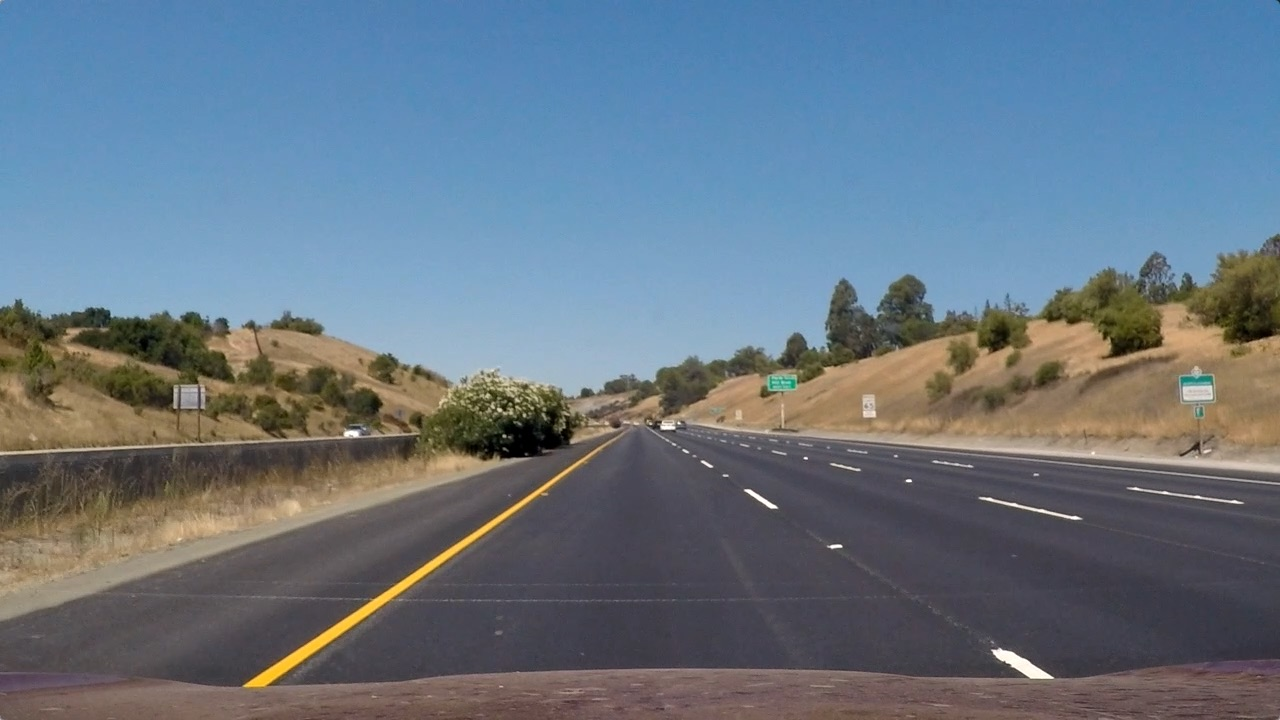
#> input picture test_images/straight_lines1.jpg, 1280 x 720 px
$ python -i image_transform_utils.py   (imports and definitions only)   (older library calls are emulated)
#> lines starting #> are read from the running program, lines starting #| are printed output that depends on the picture; after the words box and inside, x2 and y2 are one past the last pixel; in counts of white or black regions, pixels touching at a corner belong together
import matplotlib.image as mpimg
import numpy as np
import cv2
import matplotlib.pyplot as plt


# [80 lines left out: functions sobel_xy, mag_thresh, dir_thresh, region_of_interest, gradient_combine, not called in this run]


def filter_colors_hls(rgb_img, keep_yellow = True, keep_white = True):
  """
  Only keep the white and yellow color in HLS color space
  """
#> called with keep_yellow = True, keep_white = True
  converted_img = cv2.cvtColor(rgb_img, cv2.COLOR_RGB2HLS)
#> converted_img: shape (720, 1280, 3); mean of channels 0, 1, 2 85.5, 117, 67
  mask = np.zeros(rgb_img.shape[:2], dtype=np.uint8)

  if keep_yellow:
    yellow_dark = np.array([ 20, 120, 30])
    yellow_light = np.array([ 40,255,255])
    yellow_mask = cv2.inRange(converted_img, yellow_dark, yellow_light)
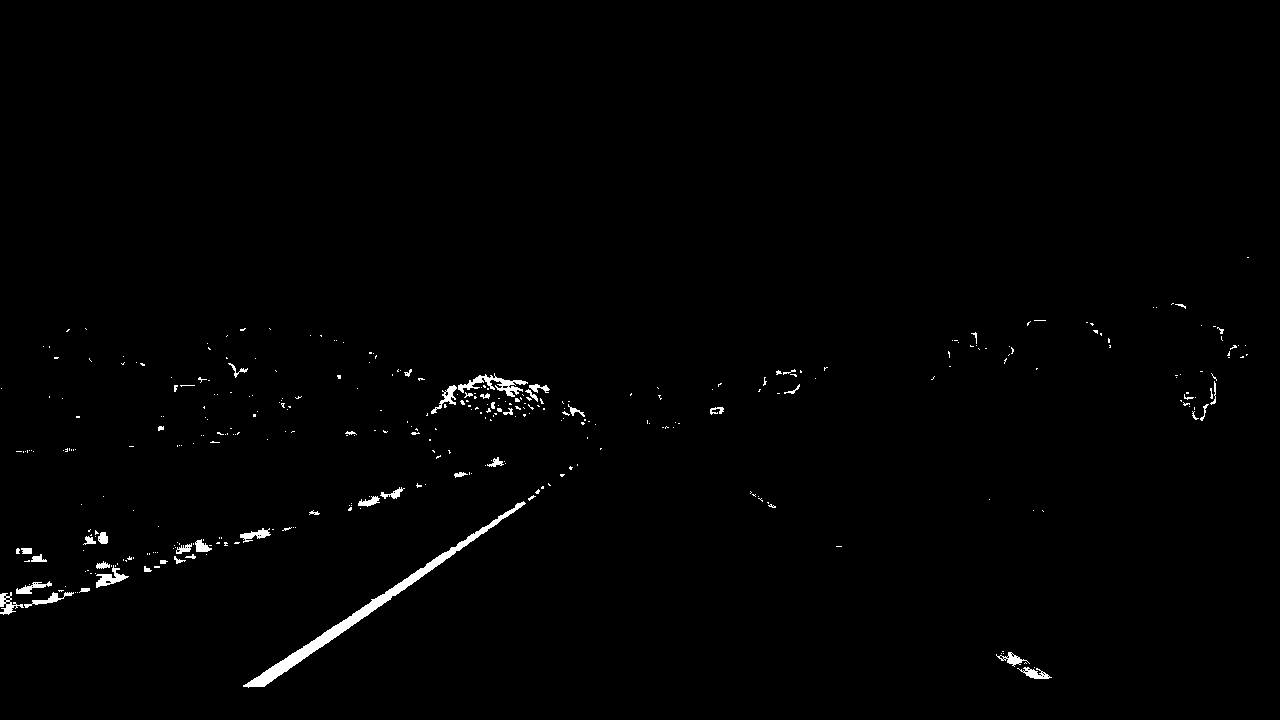
#> yellow_mask: shape (720, 1280); 0.9% white; 361 white regions (310 under 20 px), largest, box (x1, y1, x2, y2) and area: (243, 501, 526, 688) 2761, (458, 373, 528, 397) 547, (96, 565, 129, 588) 285
    mask = mask | yellow_mask

  if keep_white:
    white_dark = np.array([  0, 200, 0])
    white_light = np.array([255,255,255])
    white_mask = cv2.inRange(converted_img, white_dark, white_light)
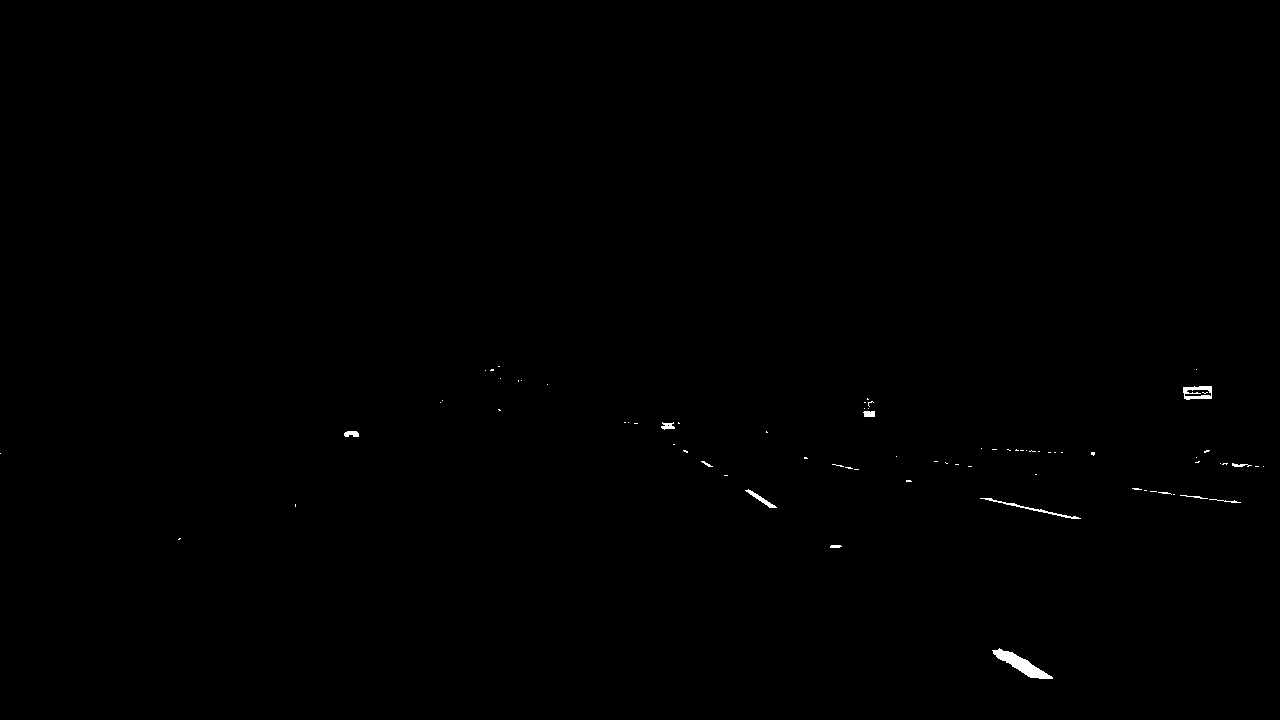
#> white_mask: shape (720, 1280); 0.21% white; 75 white regions (62 under 20 px), largest, box (x1, y1, x2, y2) and area: (992, 648, 1053, 679) 642, (1183, 386, 1212, 400) 249, (980, 498, 1081, 519) 213
    mask = mask | white_mask
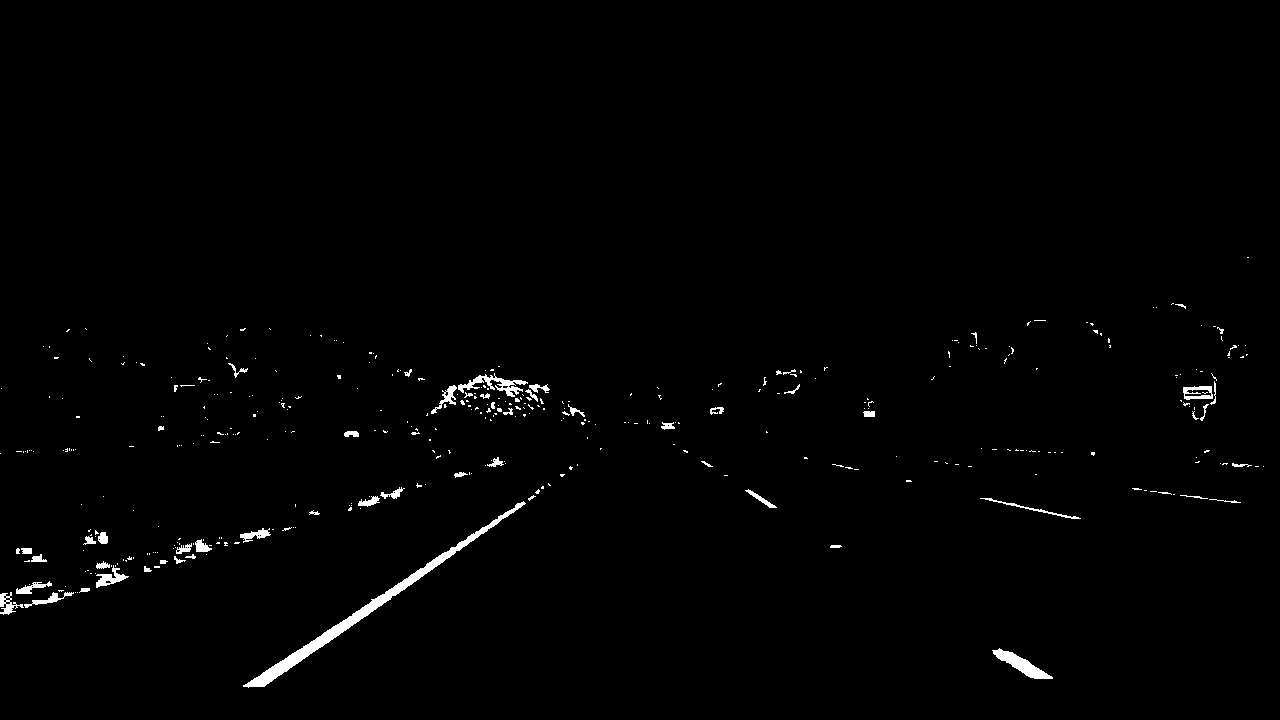
#> mask: shape (720, 1280); 1.1% white; 401 white regions (342 under 20 px), largest, box (x1, y1, x2, y2) and area: (243, 501, 526, 688) 2761, (992, 648, 1053, 679) 649, (458, 373, 528, 397) 547

  return cv2.bitwise_and(converted_img, converted_img, mask = mask)


# [41 lines left out: functions filter_colors_hsv, filter_colors_rgb, not called in this run]

>>> import cv2
>>> picture = cv2.cvtColor(cv2.imread('test_images/straight_lines1.jpg'), cv2.COLOR_BGR2RGB)
>>> result = filter_colors_hls(picture)

$ run again, on test_images/straight_lines2.jpg
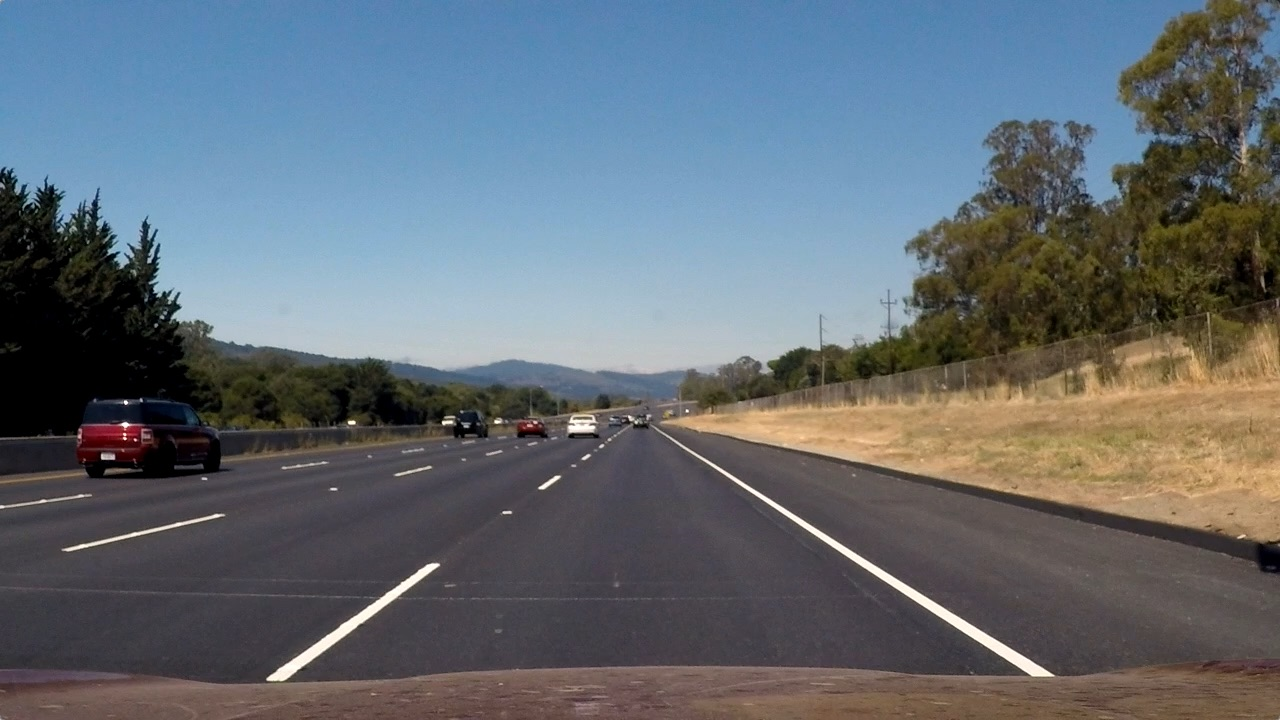
#> input picture test_images/straight_lines2.jpg, 1280 x 720 px
#> converted_img: shape (720, 1280, 3); mean of channels 0, 1, 2 81.7, 107, 62.5
#> in filter_colors_hls, `yellow_mask = cv2.inRange(converted_img, yellow_dark, yellow_light)`:
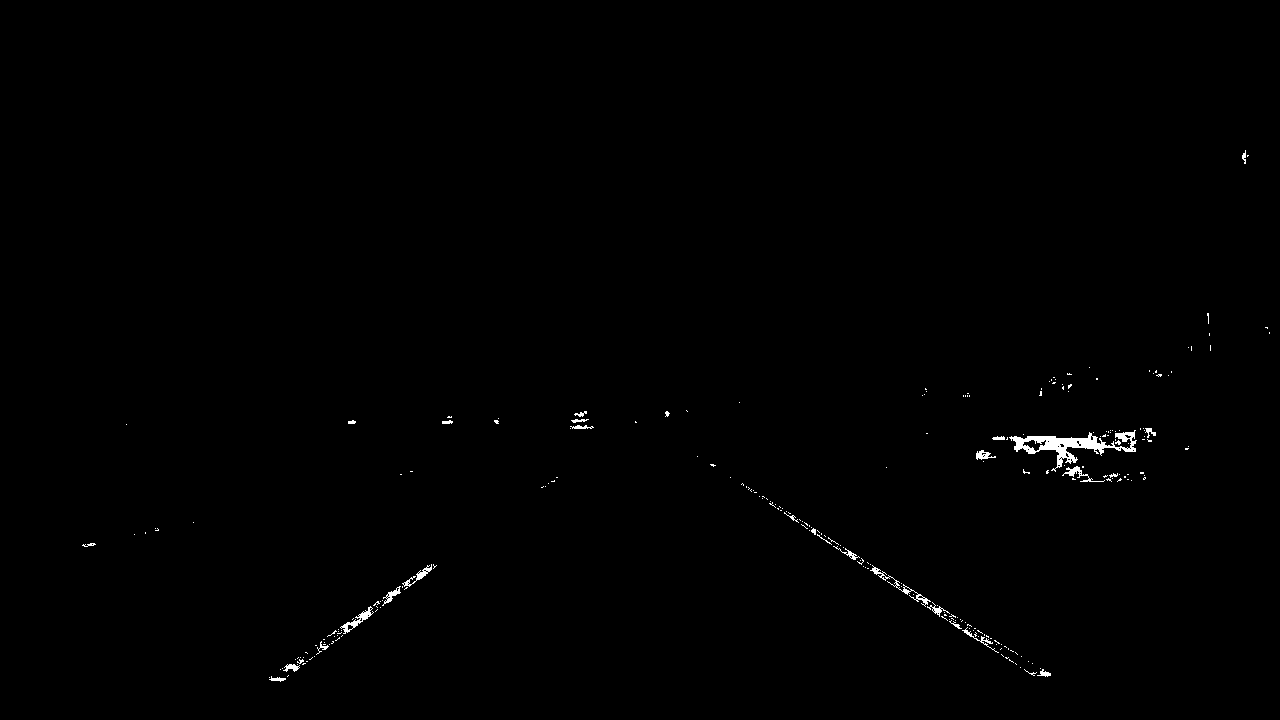
#> yellow_mask: shape (720, 1280); 0.46% white; 255 white regions (227 under 20 px), largest, box (x1, y1, x2, y2) and area: (1009, 430, 1137, 472) 1507, (870, 565, 931, 607) 248, (340, 606, 374, 634) 221
#> white_mask: shape (720, 1280); 0.64% white; 64 white regions (57 under 20 px), largest, box (x1, y1, x2, y2) and area: (669, 437, 1054, 676) 2973, (267, 564, 439, 681) 1848, (65, 514, 222, 551) 381
#> in filter_colors_hls, `mask = mask | white_mask`:
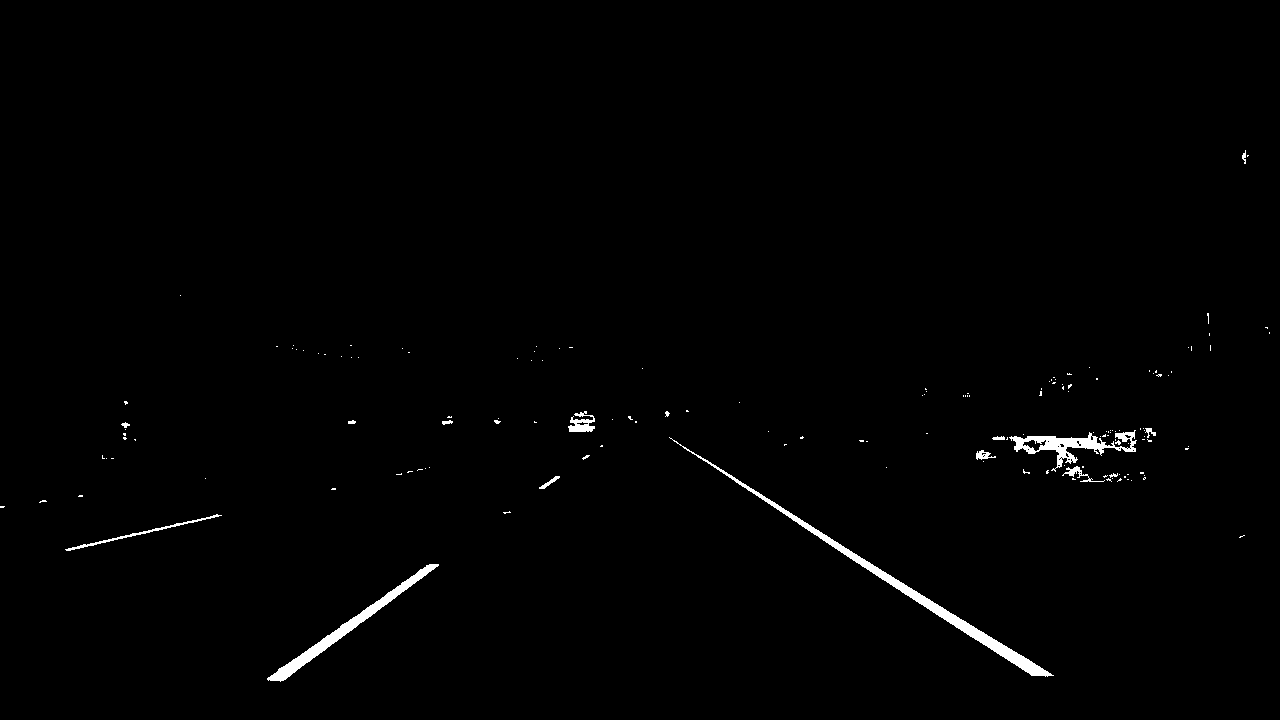
#> mask: shape (720, 1280); 0.89% white; 155 white regions (140 under 20 px), largest, box (x1, y1, x2, y2) and area: (669, 437, 1054, 677) 2978, (267, 564, 439, 682) 1859, (1009, 430, 1137, 472) 1507

$ run again, on test_images/test1.jpg
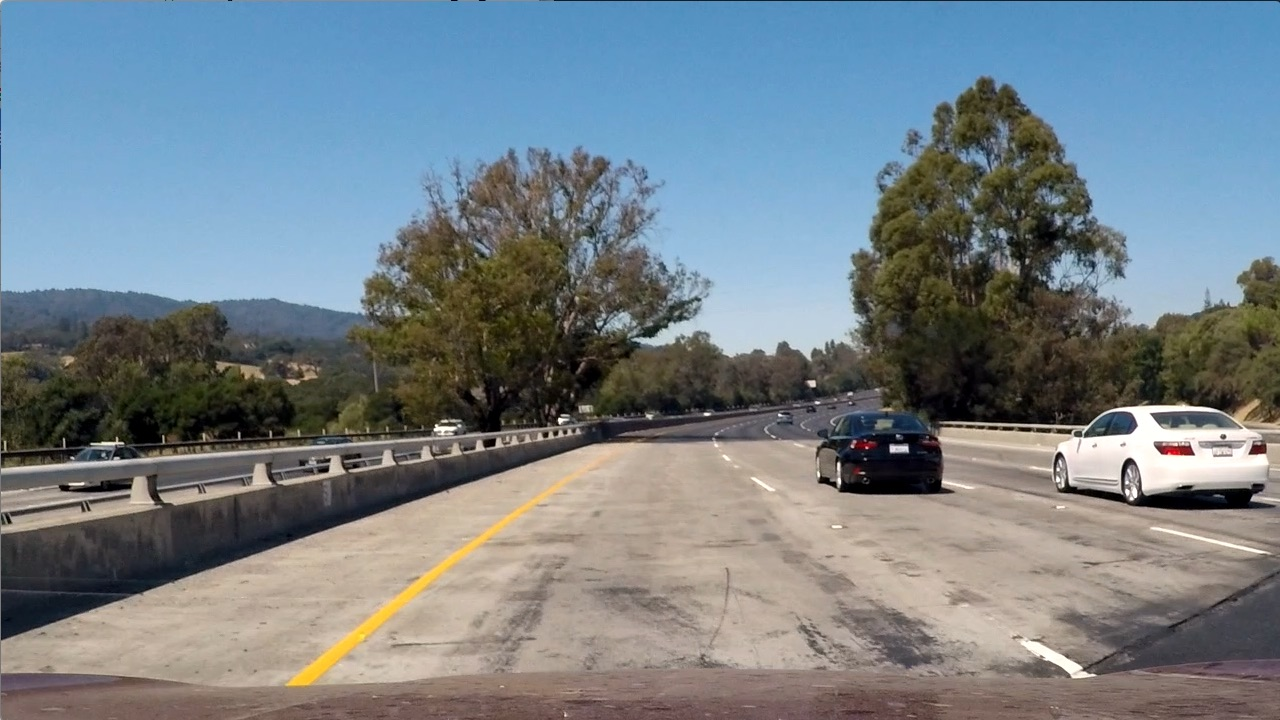
#> input picture test_images/test1.jpg, 1280 x 720 px
#> converted_img: shape (720, 1280, 3); mean of channels 0, 1, 2 60.2, 126.7, 74.4
#> in filter_colors_hls, `yellow_mask = cv2.inRange(converted_img, yellow_dark, yellow_light)`:
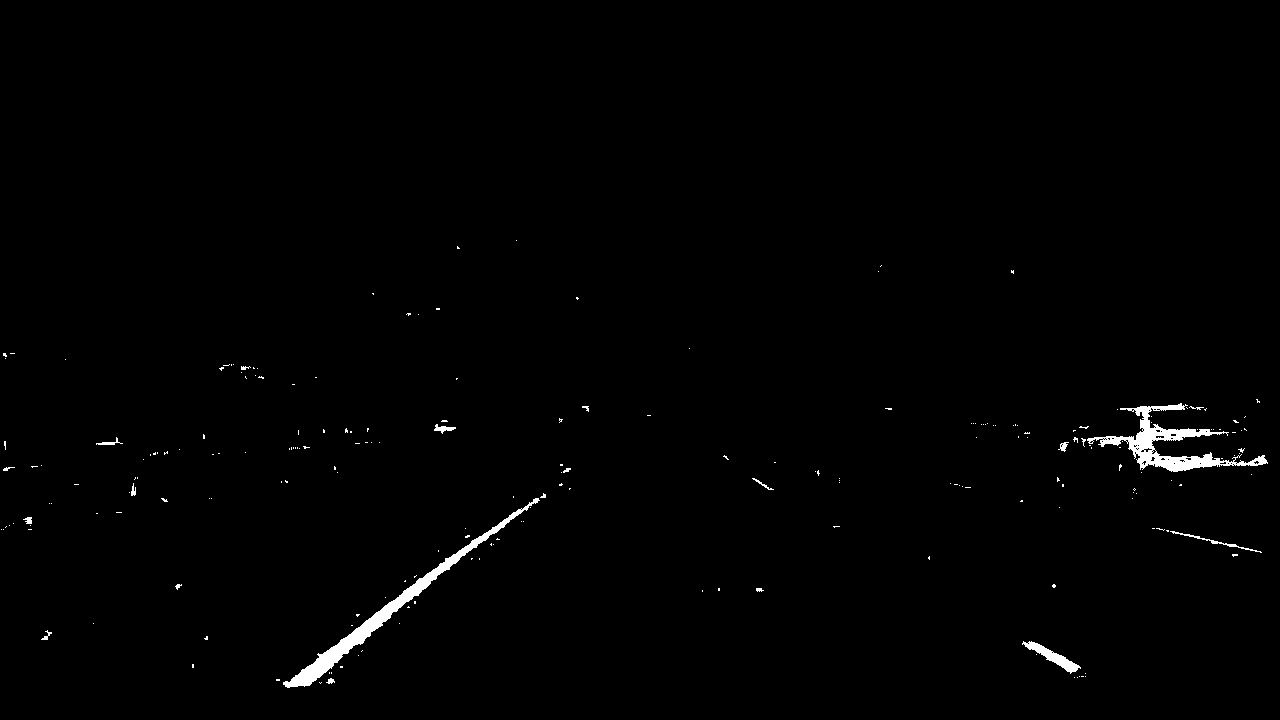
#> yellow_mask: shape (720, 1280); 0.89% white; 221 white regions (202 under 20 px), largest, box (x1, y1, x2, y2) and area: (283, 498, 540, 688) 3148, (1087, 403, 1268, 472) 2940, (1022, 641, 1081, 674) 527
#> white_mask: shape (720, 1280); 2.3% white; 290 white regions (257 under 20 px), largest, box (x1, y1, x2, y2) and area: (939, 405, 1280, 491) 9509, (646, 284, 857, 359) 8449, (1018, 637, 1096, 678) 773
#> mask: shape (720, 1280); 2.8% white; 413 white regions (370 under 20 px), largest, box (x1, y1, x2, y2) and area: (939, 403, 1280, 491) 9568, (646, 284, 857, 359) 8449, (283, 498, 540, 688) 3148
#> in filter_colors_hls, `return cv2.bitwise_and(converted_img, converted_img, mask = mask)`:
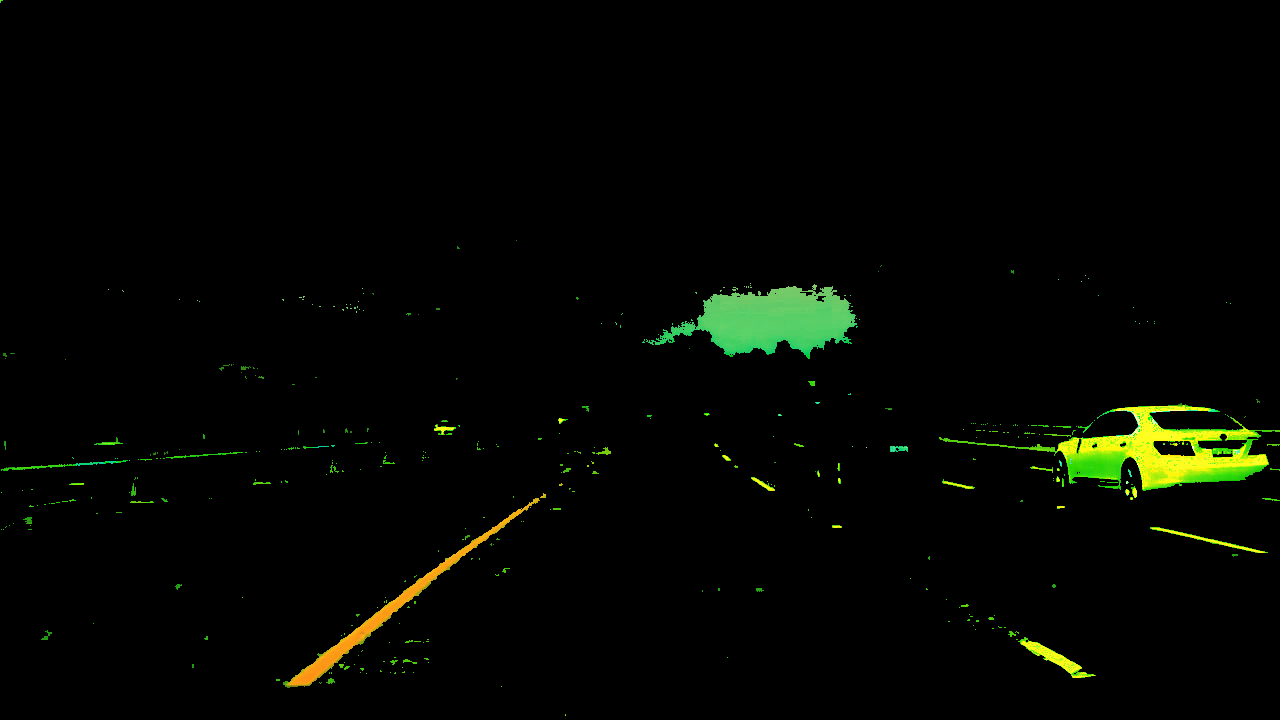
#> returned value: shape (720, 1280, 3); mean of channels 0, 1, 2 1.4, 5.9, 3.9; drawn as B, G, R
